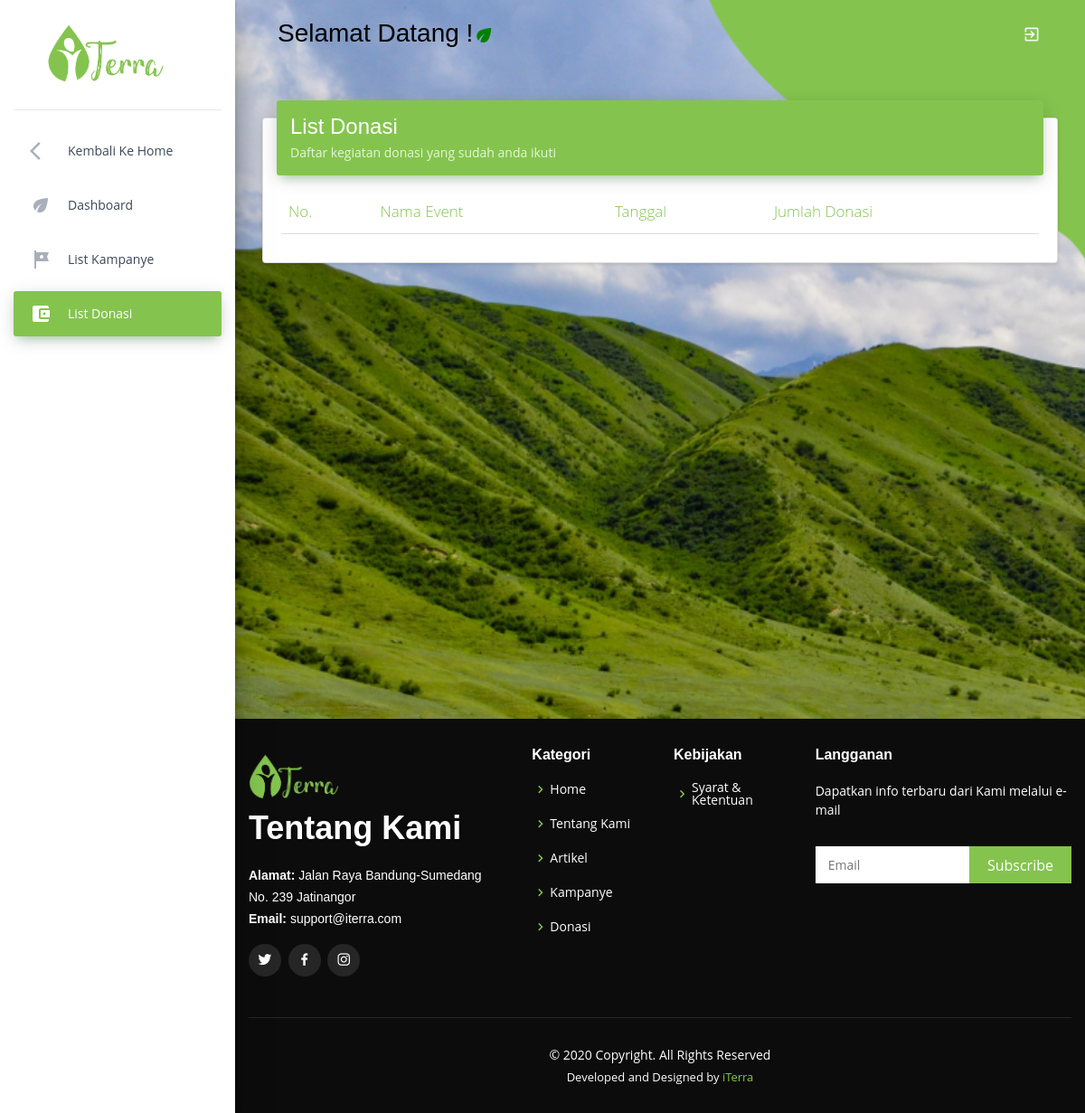
The page /index.php/list_donasi_member on the database as committed earlier.
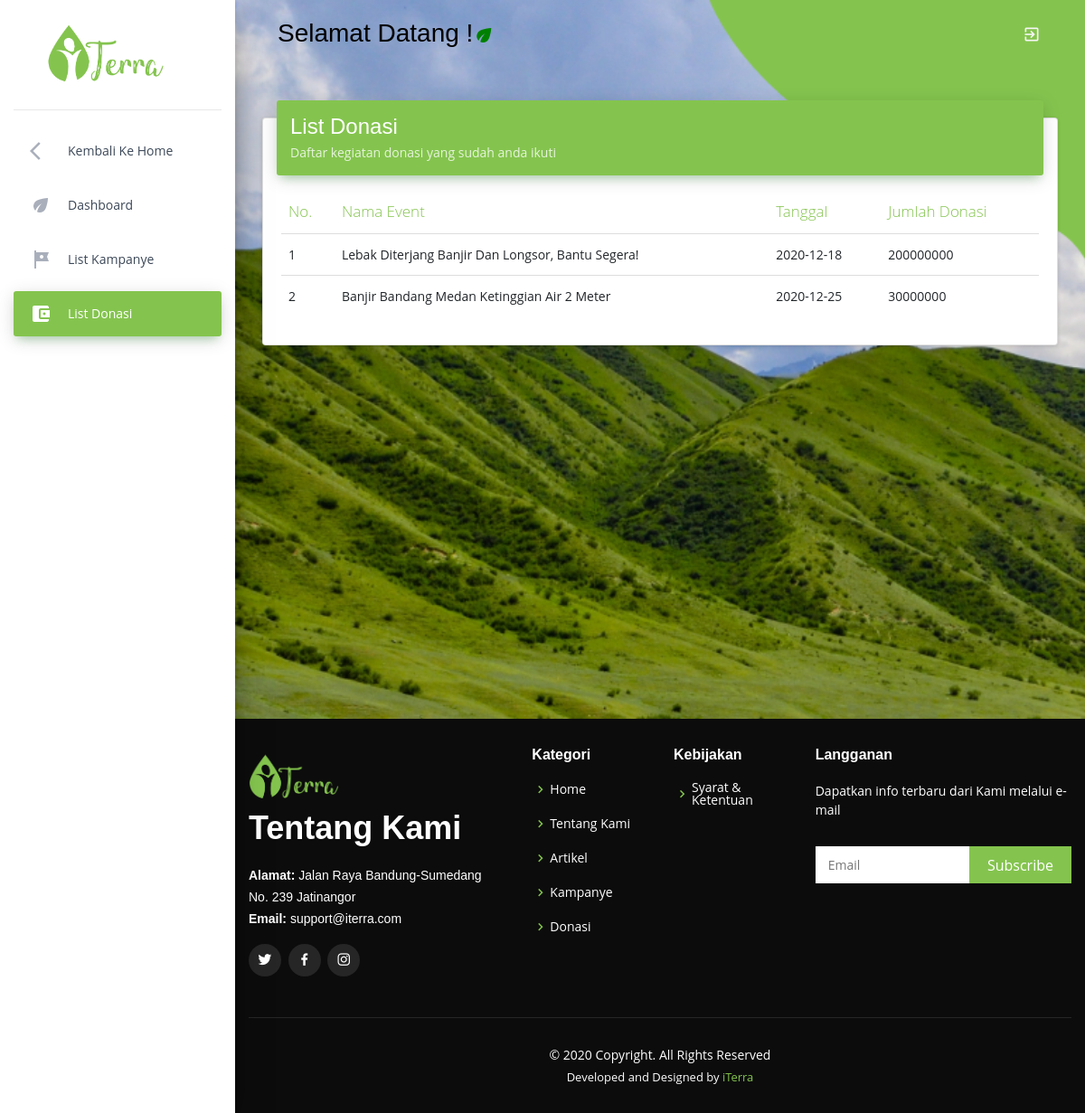
The same page on the database as committed later.
### tables this page shows
CREATE TABLE `donasi` (
  `kode_donasi` int(20) NOT NULL,
  `judul_donasi` varchar(50) NOT NULL,
  `deskripsi` varchar(500) NOT NULL,
  `tanggal_donasi` date NOT NULL,
  `kode_koin` varchar(20) NOT NULL,
  `jumlah_donasi` bigint(50) NOT NULL,
  `email` varchar(50) NOT NULL,
  `gambar` varchar(40) NOT NULL,
  `nilai` int(5) NOT NULL
);

### application/controllers/List_Donasi_Member.php (called while the page is built, shortened)
<?php
class List_Donasi_Member extends CI_Controller {
	function __construct()
	{
		$this->load->model('list_donasi_member_data');
		$this->load->helper('url');
		$this->load->library('form_validation');
	}
	public function index()
		{
		$data = array('title'	=> 'Halaman Dashboard');
		$data['donasi'] = $this->list_donasi_member_data->get_data_donasi()->result();
		$this->load->view('list_donasi_member_view',$data);
	}
}

### index.php (called while the page is built, shortened)
<?php
require_once BASEPATH.'core/CodeIgniter.php';

### application/models/list_donasi_member_data.php (called while the page is built, shortened)
<?php defined('BASEPATH') or exit('No direct script access allowed');
class list_donasi_member_data extends CI_Model
{
    function get_data_donasi() {
		$donasi = $this->db->query("select * from donasi where  nilai = 1");
		return $donasi;
    }
}

### application/views/list_donasi_member_view.php (the view, shortened to what the changed rows need)
<!DOCTYPE html>
<html lang="en">
<head>
	<link rel="stylesheet" href="https://maxcdn.bootstrapcdn.com/font-awesome/latest/css/font-awesome.min.css">
	<link href="assets/assets_admin/css/material-dashboard.css?v=2.1.2" rel="stylesheet" />
	<link href="assets/assets_admin/css/styles.css" rel="stylesheet" />
	<link rel="stylesheet" href='https://unpkg.com/boxicons@2.0.7/css/boxicons.min.css'>
</head>
<body class="">
	<div class="wrapper ">
		<div class="sidebar" data-color="green" data-background-color="white">
			<a href="home" class="logo">
				<img src="assets/assets_admin/img/iterra-01.png" style="width: 50%; margin-left: 20%;">
			</a>
		</div>
		<div class="main-panel" style="background: url(assets/assets_admin/img/background-member2.png) fixed center; background-size: cover">
			<div class="content">
				<div class="container-fluid">
					<div class="row">
						<div class="col-md-12">
							<div class="card">
								<div class="card-body table-responsive">
									<table class="table table-hover">
										<thead style="color:#84C44E; font-weight:bolder">
											<th>No.</th>
											<th>Nama Event</th>
											<th>Tanggal</th>
											<th>Jumlah Donasi</th>
										</thead>
										<tbody>
										<?php
											foreach ($donasi as $don) {
											?>
												<tr>
													<td><?php echo $don->kode_donasi ?></td>
													<td><?php echo $don->judul_donasi ?></td>
													<td><?php echo $don->tanggal_donasi ?></td>
													<td><?php echo $don->jumlah_donasi ?></td>
													<?php } ?>
												</tr>
										</tbody>
									</table>
								</div>
							</div>
						</div>
					</div>
				</div>
			</div>
			<br>
			<br>
		</div>
	</div>
</body>
</html>

Rows that differ between the two databases and show on the page:
now on this page (row edited): donasi: kode_donasi "1", judul_donasi "Lebak Diterjang Banjir Dan Longsor, Bantu Segera!", tanggal_donasi "2020-12-18", jumlah_donasi "200000000"
now on this page (row edited): donasi: kode_donasi "2", judul_donasi "Banjir Bandang Medan Ketinggian Air 2 Meter", tanggal_donasi "2020-12-25", jumlah_donasi "30000000"
